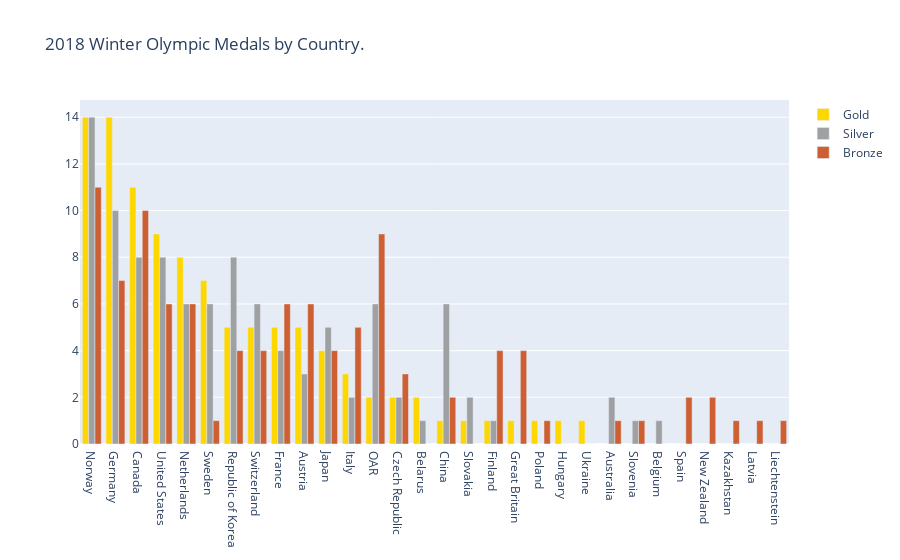

Notebook code cell kept with this figure:
### Markdown cell above
## Comparison between Variables

### Code cell
# Create traces 
trace1 = go.Bar(
    x = df['NOC'], 
    y = df['Gold'], 
    name = 'Gold', 
    marker = dict(color='#FFD700')
)

trace2 = go.Bar(
    x = df['NOC'], 
    y = df['Silver'], 
    name = 'Silver', 
    marker = dict(color='#9EA0A1')
)

trace3 = go.Bar(
    x = df['NOC'], 
    y = df['Bronze'], 
    name = 'Bronze', 
    marker = dict(color='#CD5F32')
)

# Store traces in data 
data = [trace1, trace2, trace3]

# Create layout 
layout = go.Layout(
    title = '2018 Winter Olympic Medals by Country.'
)

# Create figure 
fig = go.Figure(data=data, layout=layout)

# Show figure 
fig.show()

### Figure 1 — Plotly figure (JSON) as saved in the notebook; plotly's stock layout.template omitted (floating-point values rounded to 4 significant figures)
{"data": [{"marker": {"color": "#FFD700"}, "name": "Gold", "type": "bar", "x": ["Norway", "Germany", "Canada", "United States", "Netherlands", "Sweden", "Republic of Korea", "Switzerland", "France", "Austria", "Japan", "Italy", "OAR", "Czech Republic", "Belarus", "China", "Slovakia", "Finland", "Great Britain", "Poland", "Hungary", "Ukraine", "Australia", "Slovenia", "Belgium", "Spain", "New Zealand", "Kazakhstan", "Latvia", "Liechtenstein"], "y": [14, 14, 11, 9, 8, 7, 5, 5, 5, 5, 4, 3, 2, 2, 2, 1, 1, 1, 1, 1, 1, 1, 0, 0, 0, 0, 0, 0, 0, 0]}, {"marker": {"color": "#9EA0A1"}, "name": "Silver", "type": "bar", "x": ["Norway", "Germany", "Canada", "United States", "Netherlands", "Sweden", "Republic of Korea", "Switzerland", "France", "Austria", "Japan", "Italy", "OAR", "Czech Republic", "Belarus", "China", "Slovakia", "Finland", "Great Britain", "Poland", "Hungary", "Ukraine", "Australia", "Slovenia", "Belgium", "Spain", "New Zealand", "Kazakhstan", "Latvia", "Liechtenstein"], "y": [14, 10, 8, 8, 6, 6, 8, 6, 4, 3, 5, 2, 6, 2, 1, 6, 2, 1, 0, 0, 0, 0, 2, 1, 1, 0, 0, 0, 0, 0]}, {"marker": {"color": "#CD5F32"}, "name": "Bronze", "type": "bar", "x": ["Norway", "Germany", "Canada", "United States", "Netherlands", "Sweden", "Republic of Korea", "Switzerland", "France", "Austria", "Japan", "Italy", "OAR", "Czech Republic", "Belarus", "China", "Slovakia", "Finland", "Great Britain", "Poland", "Hungary", "Ukraine", "Australia", "Slovenia", "Belgium", "Spain", "New Zealand", "Kazakhstan", "Latvia", "Liechtenstein"], "y": [11, 7, 10, 6, 6, 1, 4, 4, 6, 6, 4, 5, 9, 3, 0, 2, 0, 4, 4, 1, 0, 0, 1, 1, 0, 2, 2, 1, 1, 1]}], "layout": {"title": {"text": "2018 Winter Olympic Medals by Country."}}}
